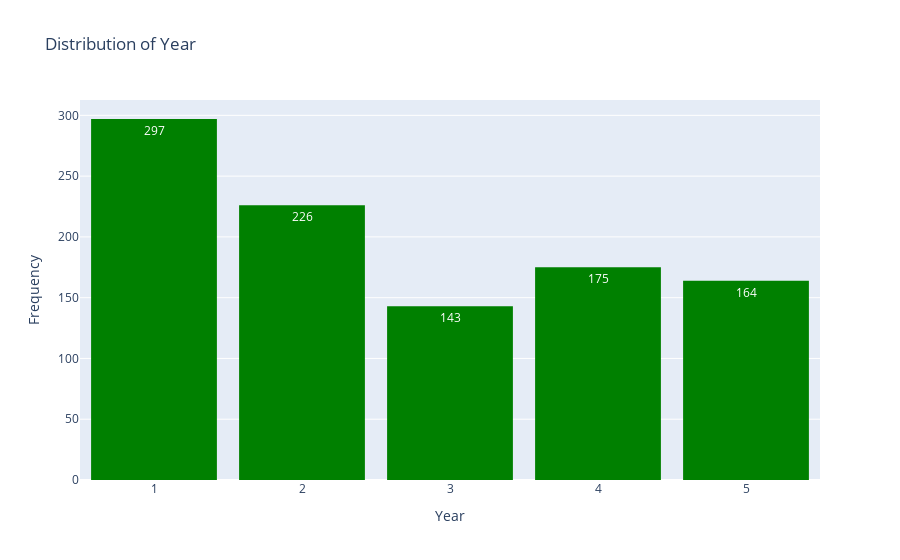

The code cell stored with this chart in its notebook:
### Code cell
# Create a histogram of year distribution.
fig = px.histogram(df, x='Year', title='Distribution of Year')
fig.update_xaxes(title_text='Year')
fig.update_yaxes(title_text='Frequency')

# Calculate the total frequency and add text above each bar
total_freq = df['Year'].count()
fig.update_traces(texttemplate='%{y}', textposition='inside')

# Change the color of the histogram bars to green
fig.update_traces(marker_color='green')

# Add space between the bars
fig.update_layout(bargap=0.15)

# Show the plot
fig.show()

### Figure 1 — Plotly figure (JSON) as saved in the notebook; plotly's stock layout.template omitted (floating-point values rounded to 4 significant figures; data arrays with more than 128 entries replaced by an {"elided": "..."} marker saying what was removed)
{"data": [{"alignmentgroup": "True", "bingroup": "x", "hovertemplate": "Year=%{x}<br>count=%{y}<extra></extra>", "legendgroup": "", "marker": {"color": "green", "pattern": {"shape": ""}}, "name": "", "offsetgroup": "", "orientation": "v", "showlegend": false, "textposition": "inside", "texttemplate": "%{y}", "type": "histogram", "x": {"elided": "1005 int values"}, "xaxis": "x", "yaxis": "y"}], "layout": {"bargap": 0.15, "barmode": "relative", "legend": {"tracegroupgap": 0}, "title": {"text": "Distribution of Year"}, "xaxis": {"anchor": "y", "domain": [0, 1], "title": {"text": "Year"}}, "yaxis": {"anchor": "x", "domain": [0, 1], "title": {"text": "Frequency"}}}}
